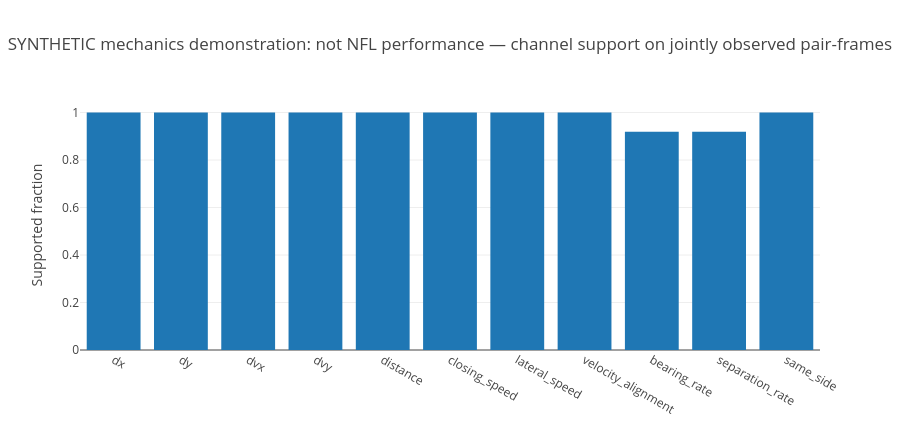
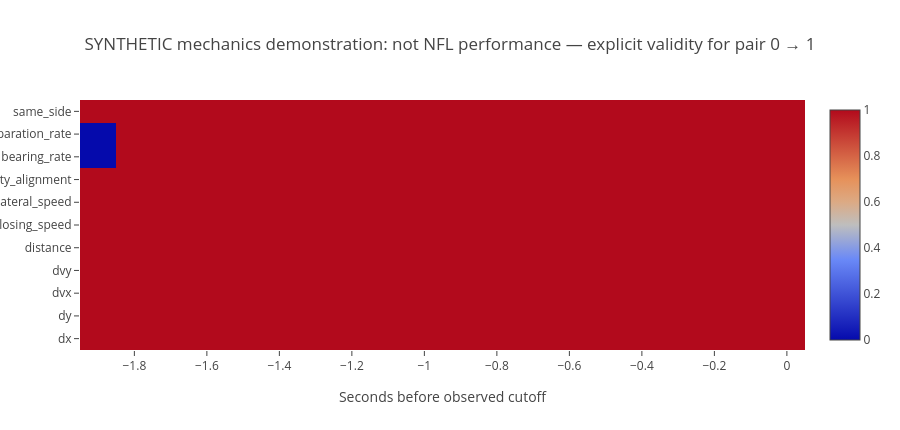

The notebook cell saved with these charts, in order:
### Code cell
validity = edges["valid"].sum(axis=(0, 1, 2))
count = max(int(edges["pair_valid"].sum()), 1)
show(
    go.Figure(go.Bar(x=list(NAMES), y=(validity / count).tolist())).update_layout(
        title=MODE + " — channel support on jointly observed pair-frames",
        yaxis_title="Supported fraction",
        height=430,
    )
)

mask = edges["valid"][0, 1].T.astype(int)
show(
    go.Figure(go.Heatmap(x=clock.tolist(), y=list(NAMES), z=mask.tolist())).update_layout(
        title=MODE + " — explicit validity for pair 0 → 1",
        xaxis_title="Seconds before observed cutoff",
        height=430,
    )
)

### Figure 1 — Plotly figure (JSON) as saved in the notebook; plotly's stock layout.template omitted (floating-point values rounded to 4 significant figures)
{"data": [{"type": "bar", "x": ["dx", "dy", "dvx", "dvy", "distance", "closing_speed", "lateral_speed", "velocity_alignment", "bearing_rate", "separation_rate", "same_side"], "y": [1.0, 1.0, 1.0, 1.0, 1.0, 1.0, 1.0, 1.0, 0.9189, 0.9189, 1.0]}], "layout": {"height": 430, "title": {"text": "SYNTHETIC mechanics demonstration: not NFL performance — channel support on jointly observed pair-frames"}, "yaxis": {"title": {"text": "Supported fraction"}}}}

### Figure 2 — Plotly figure (JSON) as saved in the notebook; plotly's stock layout.template omitted (floating-point values rounded to 4 significant figures; data arrays with more than 128 entries replaced by an {"elided": "..."} marker saying what was removed)
{"data": [{"type": "heatmap", "x": [-1.9, -1.8, -1.7, -1.6, -1.5, -1.4, -1.3, -1.2, -1.1, -1.0, -0.9, -0.8, -0.7, -0.6, -0.5, -0.4, -0.3, -0.2, -0.1, 0.0], "y": ["dx", "dy", "dvx", "dvy", "distance", "closing_speed", "lateral_speed", "velocity_alignment", "bearing_rate", "separation_rate", "same_side"], "z": {"elided": "11x20 int values"}}], "layout": {"height": 430, "title": {"text": "SYNTHETIC mechanics demonstration: not NFL performance — explicit validity for pair 0 → 1"}, "xaxis": {"title": {"text": "Seconds before observed cutoff"}}}}
